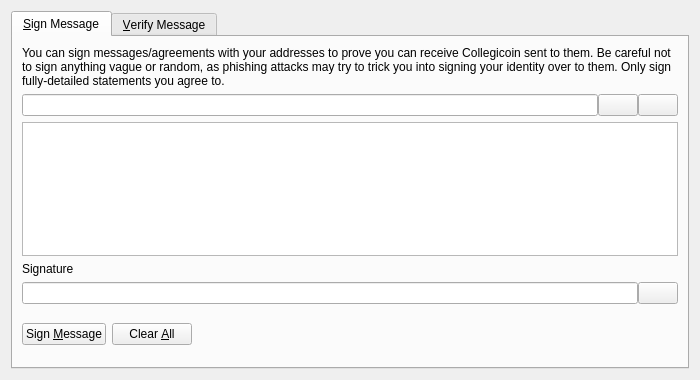
<?xml version="1.0" encoding="UTF-8"?>
<ui version="4.0">
 <class>SignVerifyMessageDialog</class>
 <widget class="QDialog" name="SignVerifyMessageDialog">
  <property name="geometry">
   <rect>
    <x>0</x>
    <y>0</y>
    <width>700</width>
    <height>380</height>
   </rect>
  </property>
  <property name="windowTitle">
   <string>Signatures - Sign / Verify a Message</string>
  </property>
  <property name="modal">
   <bool>true</bool>
  </property>
  <layout class="QVBoxLayout" name="verticalLayout">
   <item>
    <widget class="QTabWidget" name="tabWidget">
     <property name="currentIndex">
      <number>0</number>
     </property>
     <widget class="QWidget" name="tabSignMessage">
      <attribute name="title">
       <string>&amp;Sign Message</string>
      </attribute>
      <layout class="QVBoxLayout" name="verticalLayout_SM">
       <item>
        <widget class="QLabel" name="infoLabel_SM">
         <property name="text">
          <string>You can sign messages/agreements with your addresses to prove you can receive Collegicoin sent to them. Be careful not to sign anything vague or random, as phishing attacks may try to trick you into signing your identity over to them. Only sign fully-detailed statements you agree to.</string>
         </property>
         <property name="textFormat">
          <enum>Qt::PlainText</enum>
         </property>
         <property name="wordWrap">
          <bool>true</bool>
         </property>
        </widget>
       </item>
       <item>
        <layout class="QHBoxLayout" name="horizontalLayout_1_SM">
         <property name="spacing">
          <number>0</number>
         </property>
         <item>
          <widget class="QValidatedLineEdit" name="addressIn_SM">
           <property name="toolTip">
            <string>The Collegicoin address to sign the message with</string>
           </property>
          </widget>
         </item>
         <item>
          <widget class="QPushButton" name="addressBookButton_SM">
           <property name="toolTip">
            <string>Choose previously used address</string>
           </property>
           <property name="text">
            <string/>
           </property>
           <property name="shortcut">
            <string>Alt+A</string>
           </property>
           <property name="autoDefault">
            <bool>false</bool>
           </property>
          </widget>
         </item>
         <item>
          <widget class="QPushButton" name="pasteButton_SM">
           <property name="toolTip">
            <string>Paste address from clipboard</string>
           </property>
           <property name="text">
            <string/>
           </property>
           <property name="shortcut">
            <string>Alt+P</string>
           </property>
           <property name="autoDefault">
            <bool>false</bool>
           </property>
          </widget>
         </item>
        </layout>
       </item>
       <item>
        <widget class="QPlainTextEdit" name="messageIn_SM">
         <property name="toolTip">
          <string>Enter the message you want to sign here</string>
         </property>
        </widget>
       </item>
       <item>
        <widget class="QLabel" name="signatureLabel_SM">
         <property name="text">
          <string>Signature</string>
         </property>
         <property name="textFormat">
          <enum>Qt::PlainText</enum>
         </property>
        </widget>
       </item>
       <item>
        <layout class="QHBoxLayout" name="horizontalLayout_2_SM">
         <property name="spacing">
          <number>0</number>
         </property>
         <item>
          <widget class="QLineEdit" name="signatureOut_SM">
           <property name="font">
            <font>
             <italic>true</italic>
            </font>
           </property>
           <property name="readOnly">
            <bool>true</bool>
           </property>
          </widget>
         </item>
         <item>
          <widget class="QPushButton" name="copySignatureButton_SM">
           <property name="toolTip">
            <string>Copy the current signature to the system clipboard</string>
           </property>
           <property name="text">
            <string/>
           </property>
           <property name="autoDefault">
            <bool>false</bool>
           </property>
          </widget>
         </item>
        </layout>
       </item>
       <item>
        <layout class="QHBoxLayout" name="horizontalLayout_3_SM">
         <item>
          <widget class="QPushButton" name="signMessageButton_SM">
           <property name="toolTip">
            <string>Sign the message to prove you own this Collegicoin address</string>
           </property>
           <property name="text">
            <string>Sign &amp;Message</string>
           </property>
           <property name="autoDefault">
            <bool>false</bool>
           </property>
          </widget>
         </item>
         <item>
          <widget class="QPushButton" name="clearButton_SM">
           <property name="toolTip">
            <string>Reset all sign message fields</string>
           </property>
           <property name="text">
            <string>Clear &amp;All</string>
           </property>
           <property name="autoDefault">
            <bool>false</bool>
           </property>
          </widget>
         </item>
         <item>
          <spacer name="horizontalSpacer_1_SM">
           <property name="orientation">
            <enum>Qt::Horizontal</enum>
           </property>
           <property name="sizeHint" stdset="0">
            <size>
             <width>40</width>
             <height>48</height>
            </size>
           </property>
          </spacer>
         </item>
         <item>
          <widget class="QLabel" name="statusLabel_SM">
           <property name="font">
            <font>
             <weight>75</weight>
             <bold>true</bold>
            </font>
           </property>
           <property name="text">
            <string/>
           </property>
           <property name="wordWrap">
            <bool>true</bool>
           </property>
          </widget>
         </item>
         <item>
          <spacer name="horizontalSpacer_2_SM">
           <property name="orientation">
            <enum>Qt::Horizontal</enum>
           </property>
           <property name="sizeHint" stdset="0">
            <size>
             <width>40</width>
             <height>48</height>
            </size>
           </property>
          </spacer>
         </item>
        </layout>
       </item>
      </layout>
     </widget>
     <widget class="QWidget" name="tabVerifyMessage">
      <attribute name="title">
       <string>&amp;Verify Message</string>
      </attribute>
      <layout class="QVBoxLayout" name="verticalLayout_VM">
       <item>
        <widget class="QLabel" name="infoLabel_VM">
         <property name="text">
          <string>Enter the receiver's address, message (ensure you copy line breaks, spaces, tabs, etc. exactly) and signature below to verify the message. Be careful not to read more into the signature than what is in the signed message itself, to avoid being tricked by a man-in-the-middle attack. Note that this only proves the signing party receives with the address, it cannot prove sendership of any transaction!</string>
         </property>
         <property name="textFormat">
          <enum>Qt::PlainText</enum>
         </property>
         <property name="alignment">
          <set>Qt::AlignLeading|Qt::AlignLeft|Qt::AlignTop</set>
         </property>
         <property name="wordWrap">
          <bool>true</bool>
         </property>
        </widget>
       </item>
       <item>
        <layout class="QHBoxLayout" name="horizontalLayout_1_VM">
         <property name="spacing">
          <number>0</number>
         </property>
         <item>
          <widget class="QValidatedLineEdit" name="addressIn_VM">
           <property name="toolTip">
            <string>The Collegicoin address the message was signed with</string>
           </property>
          </widget>
         </item>
         <item>
          <widget class="QPushButton" name="addressBookButton_VM">
           <property name="toolTip">
            <string>Choose previously used address</string>
           </property>
           <property name="text">
            <string/>
           </property>
           <property name="shortcut">
            <string>Alt+A</string>
           </property>
           <property name="autoDefault">
            <bool>false</bool>
           </property>
          </widget>
         </item>
        </layout>
       </item>
       <item>
        <widget class="QPlainTextEdit" name="messageIn_VM"/>
       </item>
       <item>
        <widget class="QValidatedLineEdit" name="signatureIn_VM"/>
       </item>
       <item>
        <layout class="QHBoxLayout" name="horizontalLayout_2_VM">
         <item>
          <widget class="QPushButton" name="verifyMessageButton_VM">
           <property name="toolTip">
            <string>Verify the message to ensure it was signed with the specified Collegicoin address</string>
           </property>
           <property name="text">
            <string>Verify &amp;Message</string>
           </property>
           <property name="autoDefault">
            <bool>false</bool>
           </property>
          </widget>
         </item>
         <item>
          <widget class="QPushButton" name="clearButton_VM">
           <property name="toolTip">
            <string>Reset all verify message fields</string>
           </property>
           <property name="text">
            <string>Clear &amp;All</string>
           </property>
           <property name="autoDefault">
            <bool>false</bool>
           </property>
          </widget>
         </item>
         <item>
          <spacer name="horizontalSpacer_1_VM">
           <property name="orientation">
            <enum>Qt::Horizontal</enum>
           </property>
           <property name="sizeHint" stdset="0">
            <size>
             <width>40</width>
             <height>48</height>
            </size>
           </property>
          </spacer>
         </item>
         <item>
          <widget class="QLabel" name="statusLabel_VM">
           <property name="font">
            <font>
             <weight>75</weight>
             <bold>true</bold>
            </font>
           </property>
           <property name="text">
            <string/>
           </property>
           <property name="wordWrap">
            <bool>true</bool>
           </property>
          </widget>
         </item>
         <item>
          <spacer name="horizontalSpacer_2_VM">
           <property name="orientation">
            <enum>Qt::Horizontal</enum>
           </property>
           <property name="sizeHint" stdset="0">
            <size>
             <width>40</width>
             <height>48</height>
            </size>
           </property>
          </spacer>
         </item>
        </layout>
       </item>
      </layout>
     </widget>
    </widget>
   </item>
  </layout>
 </widget>
 <customwidgets>
  <customwidget>
   <class>QValidatedLineEdit</class>
   <extends>QLineEdit</extends>
   <header>qvalidatedlineedit.h</header>
  </customwidget>
 </customwidgets>
 <resources>
  <include location="../collegicoin.qrc"/>
 </resources>
 <connections/>
</ui>
